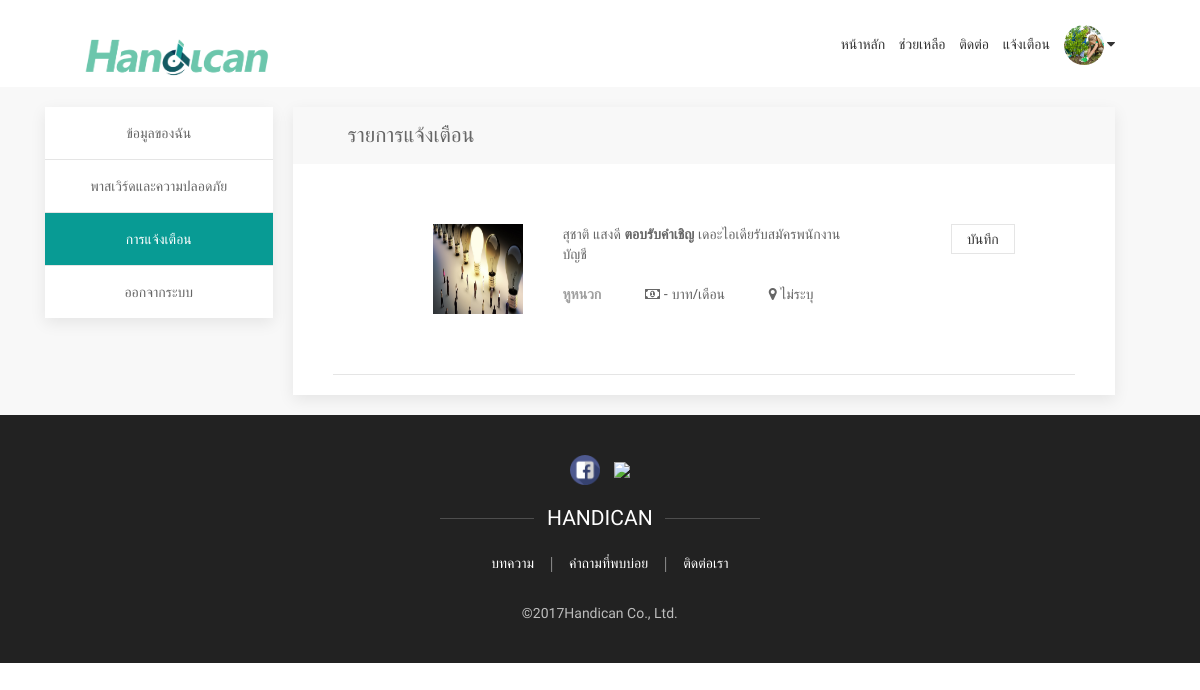
Screenshot of /accounts/settings/notifications (signed in) with the database file from the repository.
### myapp/models.py (models this page shows, shortened)
class Notifications(models.Model):
	user = models.ForeignKey(User, on_delete=models.SET_NULL,blank=True,null=True)
	job = models.ForeignKey(Job,on_delete=models.SET_NULL,blank=True,null=True)
	tarket = models.ForeignKey(Profile,on_delete=models.SET_NULL,blank=True,null=True)
	action = models.CharField(max_length=20,editable=True )
	obj = models.CharField(max_length=200,editable=True ,blank=True,null=True)
	is_read = models.BooleanField(default=False)
	message= models.CharField(max_length=5000,editable=True,blank=True,null=True)
	created_at = models.DateTimeField(auto_now_add=True,null=True,)

class DisabilityInfo(models.Model):
	profile = models.ForeignKey(Profile, on_delete=models.SET_NULL,blank=True,null=True)
	first_name = models.CharField(max_length=100,editable=True )
	last_name = models.CharField(max_length=100,editable=True )
	disable_id = models.CharField(max_length=20,blank=True,null=True,)
	citizen_id = models.CharField(max_length=13,blank=True,null=True,)
	region = models.CharField(max_length=10,blank=True,null=True,)
	birth_date = models.DateTimeField(auto_now_add=True,null=True,)
	age = models.IntegerField()
	sex = models.CharField(max_length=10)
	email = models.EmailField(max_length=100)
	phone_no = models.CharField(max_length=20,default="ไม่ระบุ")
	registration_address = models.CharField(max_length=5000,blank=True,null=True,default="ไม่ระบุ")
	registration_province = models.CharField(max_length=5000,blank=True,null=True,default="ไม่ระบุ")
	current_address = models.CharField(max_length=5000,blank=True,null=True,default="ไม่ระบุ")
	current_province = models.CharField(max_length=5000,blank=True,null=True,default="ไม่ระบุ")
	graduate = models.CharField(max_length=100,blank=True,null=True,default="ไม่ระบุ")
	graduate_year = models.CharField(max_length=10,blank=True,null=True,default="ไม่ระบุ")
	educational_institution = models.CharField(max_length=500,blank=True,null=True,default="ไม่ระบุ")
	faculty = models.CharField(max_length=500,blank=True,null=True,default="ไม่ระบุ")
	branch = models.CharField(max_length=500,blank=True,null=True,default="ไม่ระบุ")
	honor_name =  models.CharField(max_length=500,blank=True,null=True,default="ไม่ระบุ")
	honor_year =  models.CharField(max_length=10,blank=True,null=True,default="ไม่ระบุ")
	agency_honor = models.CharField(max_length=500,blank=True,null=True,default="ไม่ระบุ")
	hobbies = models.CharField(max_length=2500,blank=True,null=True,default="ไม่ระบุ")
	interesting_work_cate = models.CharField(max_length=2500,blank=True,null=True,default="ไม่ระบุ")
	language1 = models.CharField(max_length=250,blank=True,null=True,default="ไม่ระบุ")
	listen_skill1 = models.CharField(max_length=50,blank=True,null=True,default="ไม่ระบุ")
	speaking_skill1 = models.CharField(max_length=50,blank=True,null=True,default="ไม่ระบุ")
	reading_skill1 = models.CharField(max_length=50,blank=True,null=True,default="ไม่ระบุ")
	writing_skill1 = models.CharField(max_length=50,blank=True,null=True,default="ไม่ระบุ")
	language2 = models.CharField(max_length=250,blank=True,null=True,default="ไม่ระบุ")
	listen_skill2 = models.CharField(max_length=50,blank=True,null=True,default="ไม่ระบุ")
	speaking_skill2 = models.CharField(max_length=50,blank=True,null=True,default="ไม่ระบุ")
	reading_skill2 = models.CharField(max_length=50,blank=True,null=True,default="ไม่ระบุ")
	writing_skill2 = models.CharField(max_length=50,blank=True,null=True,default="ไม่ระบุ")
	language3 = models.CharField(max_length=250,blank=True,null=True,default="ไม่ระบุ")
	listen_skill3 = models.CharField(max_length=50,blank=True,null=True,default="ไม่ระบุ")
	speaking_skill3 = models.CharField(max_length=50,blank=True,null=True,default="ไม่ระบุ")
	reading_skill3 = models.CharField(max_length=50,blank=True,null=True,default="ไม่ระบุ")
	writing_skill3 = models.CharField(max_length=50,blank=True,null=True,default="ไม่ระบุ")
	language4 = models.CharField(max_length=250,blank=True,null=True,default="ไม่ระบุ")
	listen_skill4 = models.CharField(max_length=50,blank=True,null=True,default="ไม่ระบุ")
	speaking_skill4 = models.CharField(max_length=50,blank=True,null=True,default="ไม่ระบุ")
	reading_skill4 = models.CharField(max_length=50,blank=True,null=True,default="ไม่ระบุ")
	writing_skill4 = models.CharField(max_length=50,blank=True,null=True,default="ไม่ระบุ")
	computer_skill1 = models.CharField(max_length=100,blank=True,null=True,default="ไม่ระบุ")
	computer_skill2 = models.CharField(max_length=100,blank=True,null=True,default="ไม่ระบุ")
	computer_skill3 = models.CharField(max_length=100,blank=True,null=True,default="ไม่ระบุ")
	computer_skill4 = models.CharField(max_length=100,blank=True,null=True,default="ไม่ระบุ")
	computer_skill5 = models.CharField(max_length=100,blank=True,null=True,default="ไม่ระบุ")
	level_computer_skill1 = models.CharField(max_length=50,blank=True,null=True,default="ไม่ระบุ")
	level_computer_skill2 = models.CharField(max_length=50,blank=True,null=True,default="ไม่ระบุ")
	level_computer_skill3 = models.CharField(max_length=50,blank=True,null=True,default="ไม่ระบุ")
	level_computer_skill4 = models.CharField(max_length=50,blank=True,null=True,default="ไม่ระบุ")
	level_computer_skill5 = models.CharField(max_length=50,blank=True,null=True,default="ไม่ระบุ")
	congenital_disease = models.CharField(max_length=500,blank=True,null=True,default="ไม่ระบุ")
	lawsuit = models.CharField(max_length=10,blank=True,null=True,default="ไม่ระบุ")
	helping_myself = models.BooleanField(default=False)
	traveling_by_myself = models.BooleanField(default=False)
	work_in_other_province = models.BooleanField(default=False)
	working_time = models.CharField(max_length=50,blank=True,null=True,default="ไม่ระบุ")
	current_status = models.CharField(max_length=50,blank=True,null=True,default="ไม่ระบุ")
	disability_cate = models.CharField(max_length=100)
	disability_level = models.CharField(max_length=10,blank=True,null=True,default="1")
	disability_reason = models.CharField(max_length=50,blank=True,null=True,default="1")
	disabled_year = models.CharField(max_length=10,blank=True,null=True,default="")
	disabled_equiptment = models.CharField(max_length=50,blank=True,null=True,default="")
	job_exp = models.CharField(max_length=10,default="",blank=True,null=True,)
	last_company_name = models.CharField(max_length=1000,blank=True,null=True,)
	last_company_province = models.CharField(max_length=100,blank=True,null=True,)
	position = models.CharField(max_length=300,blank=True,null=True,)
	working_start_date = models.DateTimeField(auto_now_add=True,null=True,)
	working_end_date = models.DateTimeField(auto_now_add=True,null=True,)
	quit_job_reason = models.CharField(max_length=500,blank=True,null=True,)
	job_interest1 = models.CharField(max_length=100,blank=True,null=True,)
	job_interest2 = models.CharField(max_length=100,blank=True,null=True,)
	job_interest3 = models.CharField(max_length=100,blank=True,null=True,)
	expected_salary1 = models.CharField(max_length=100,blank=True,null=True,)
	expected_salary2 = models.CharField(max_length=100,blank=True,null=True,)
	expected_salary3 = models.CharField(max_length=100,blank=True,null=True,)
	expected_welfare = models.CharField(max_length=1000)
	created_at = models.DateTimeField(auto_now_add=True,null=True,)

### loginapp/views.py (the view)
def profile_noti(request):
    list_noti = []
    profile = Profile.objects.get(user=request.user)
    noti = Notifications.objects.filter(tarket=profile)
    if User.objects.filter(pk=request.user.id, groups__name='disability').exists() :
        dis = DisabilityInfo.objects.get(profile=profile)
        for i in noti:
            temp = {'name': '', 'action': '', 'obj':'','time':None,'img':None,'is_read': False,
            'job_name':"",'job_id':0,'noti_id':0,'title_th':"",'disability_cate': '',
            'salary1':0,'salary2': 0,'province':'','detail':""}
            p = Profile.objects.get(user=i.user)
            comp = CompanyInfo.objects.get(profile=p)
            temp['job_name'] = i.job.title_th
            temp['job_id'] = i.job.id
            temp['name'] = comp.th_name
            temp['action'] = i.action
            temp['obj'] = i.obj
            temp['time'] = i.created_at
            temp['is_read'] = i.is_read
            temp['img'] = p.profile_picture.url
            temp['noti_id'] = i.id
            temp['salary1'] = i.job.salary1
            temp['salary2'] = i.job.salary2
            temp['province'] = i.job.province
            temp['detail'] = i.job.detail
            temp['disability_cate'] = i.job.disability_cate
            print(temp['is_read'])
            list_noti.append(temp)
        return render(request, 'profile_notifications.html',{'dis':dis,'noti':list_noti})
    else :
        comp = CompanyInfo.objects.get(profile=profile)
        for i in noti:
            temp = {'name': '', 'action': '', 'obj':'','time':None,'img':None,'is_read': False,
            'job_name':"",'job_id':0,'noti_id':0,'job_interest':"",'disability_cate': '',
            'expected_salary':0,'province':'','job_exp':"",'dis_id':0}
            p = Profile.objects.get(user=i.user)
            dis = DisabilityInfo.objects.get(profile=p)
            temp['job_name'] = i.job.title_th
            temp['job_id'] = i.job.id
            temp['name'] = dis.first_name +" "+ dis.last_name
            temp['dis_id'] = dis.id
            temp['action'] = i.action
            temp['obj'] = i.obj
            temp['time'] = i.created_at
            temp['is_read'] = i.is_read
            temp['img'] = p.profile_picture.url
            temp['noti_id'] = i.id
            temp['expected_salary'] = dis.expected_salary1
            temp['province'] = dis.current_province
            temp['job_interest'] = dis.job_interest1
            temp['job_exp'] = dis.job_exp
            temp['disability_cate'] = dis.disability_cate
            list_noti.append(temp)
        return render(request, 'profile_comp_notifications.html',{'dis':comp,'noti':list_noti})

### loginapp/templates/profile_comp_notifications.html (shortened to what this page needs)
{% extends 'base.html' %} {% load static %}{% load widget_tweaks %} {% block content %}
    <div class="uk-background-muted ">
        <br>
        <div class="container">
            <div uk-grid>
                <div class="uk-width-1-4@m uk-text-center">
                    <div class=" uk-card uk-card-default uk-card-body  uk-padding-remove uk-margin-right   ">
                        <table class="uk-table uk-table-divider"  >
                            <tbody>
                                <tr >
                                    <td class="click-detail"><a  class="uk-link-reset "  > ข้อมูลของฉัน</a></td>
                                </tr>
                                <tr>
                                    <td class="click-password" ><a href="{% url 'change_password' %}" class="uk-link-reset " >พาสเวิร์ดและความปลอดภัย</a></td>
                                </tr >
                                <tr >
                                    <td class="click-noti" ><a class="uk-link-reset ">การแจ้งเตือน</a></td>
                                </tr>
                                <tr >
                                    <td><a class="uk-link-reset " href="{% url 'logout' %}">ออกจากระบบ</a></td>
                                </tr>
                            </tbody>
                        </table>
                    </div>
                </div>
                <div class="uk-width-3-4@m" uk-grid>
                    <div class="uk-card uk-card-default uk-padding-remove-left uk-width-1-1" >
                        <div id="noti">
                            <div class="uk-padding-small " uk-alert>
                                <div class="uk-container">
                                    <h2>รายการแจ้งเตือน</h2>
                                </div>
                            </div>
                            {% for o in noti %}
                                {% if not i.is_read %}
                                    <div class="uk-container">
                                        <div class="uk-child-width-1-1@s uk-child-width-1-2@m uk-padding uk-margin-left uk-margin-right" uk-grid>
                                            <div class="uk-width-auto@m  ">
                                                <img class="imgCrop uk-align-center imgRadius"  style="width: 90px;height: 90px" src="{{o.img}}" alt="your image" />
                                            </div>
                                            <div class="uk-width-expand@m  ">
                                                <div  uk-grid>
                                                    <div class="uk-width-2-3@m uk-width-2-3@s">
                                                        <a class="uk-link-text" href="{% url 'job_detail' o.job_name  o.job_id %}">{{o.name}}  <b> {{o.action}} </b>{{o.obj}}   </a>
                                                    </div>
                                                    <div class="uk-width-1-3@m uk-width-1-3@s ">
                                                        <div class="uk-margin uk-align-right">
                                                            <span> <button  type="submit" class="uk-button uk-button-default uk-button-small " >บันทึก</button></span>
                                                        </div>
                                                    </div>
                                                </div>
                                                <br>
                                                <span class="uk-margin-right"><label class="">{{o.disability_cate}}</label></span>
                                                <span class="uk-margin-right uk-margin-left"><b ><i class="fa fa-money " aria-hidden="true"></i> </b> {{o.salary1}} - {{o.salary2}} บาท/เดือน</span>
                                                <span class=" uk-margin-left"><b><i class="fa fa-map-marker" aria-hidden="true"></i></b> {{o.province}}</span>
                                            </div>
                                        </div>
                                {% endif %}
                                <hr>
                            {% endfor %}
                        </div>
                    </div>
                    <br>
                </div>
            </div>
        </div>
    </div>
</div>
<br>
{% endblock %}

### static/css/css_home/style.css (style rules this page uses)
body { font-family: 'Open Sans', sans-serif; }
a { text-decoration: none; transition: .3s all ease-in-out; }
img { width: 100%; }

### rows the page displays
Notifications: action "ตอบรับคำเชิญ", obj "เดอะไอเดียรับสมัครพนักงานบัญชี"
DisabilityInfo: disability_cate "หูหนวก", province "ไม่ระบุ"

### other values shown
{{ o.name }} "สุชาติ แสงดี"
